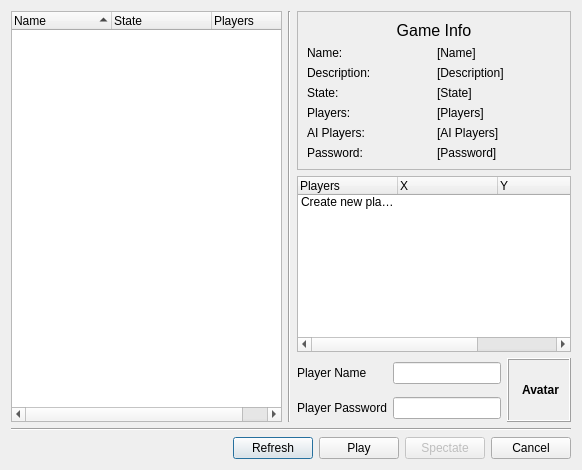
<?xml version="1.0" encoding="UTF-8"?>
<ui version="4.0">
 <class>JoinGameDialog</class>
 <widget class="QDialog" name="JoinGameDialog">
  <property name="geometry">
   <rect>
    <x>0</x>
    <y>0</y>
    <width>582</width>
    <height>470</height>
   </rect>
  </property>
  <property name="sizePolicy">
   <sizepolicy hsizetype="Fixed" vsizetype="Fixed">
    <horstretch>0</horstretch>
    <verstretch>0</verstretch>
   </sizepolicy>
  </property>
  <property name="windowTitle">
   <string>Join Game</string>
  </property>
  <layout class="QVBoxLayout" name="verticalLayout_2">
   <item>
    <layout class="QHBoxLayout" name="horizontalLayout_2">
     <item>
      <widget class="QTreeWidget" name="gameListView">
       <property name="focusPolicy">
        <enum>Qt::NoFocus</enum>
       </property>
       <property name="autoScroll">
        <bool>true</bool>
       </property>
       <property name="alternatingRowColors">
        <bool>true</bool>
       </property>
       <property name="indentation">
        <number>15</number>
       </property>
       <property name="rootIsDecorated">
        <bool>false</bool>
       </property>
       <property name="itemsExpandable">
        <bool>false</bool>
       </property>
       <property name="sortingEnabled">
        <bool>true</bool>
       </property>
       <property name="animated">
        <bool>true</bool>
       </property>
       <property name="allColumnsShowFocus">
        <bool>false</bool>
       </property>
       <column>
        <property name="text">
         <string>Name</string>
        </property>
       </column>
       <column>
        <property name="text">
         <string>State</string>
        </property>
       </column>
       <column>
        <property name="text">
         <string>Players</string>
        </property>
       </column>
       <column>
        <property name="text">
         <string/>
        </property>
       </column>
      </widget>
     </item>
     <item>
      <widget class="Line" name="line_2">
       <property name="orientation">
        <enum>Qt::Vertical</enum>
       </property>
      </widget>
     </item>
     <item>
      <layout class="QVBoxLayout" name="verticalLayout">
       <item>
        <widget class="QFrame" name="frame">
         <property name="frameShape">
          <enum>QFrame::StyledPanel</enum>
         </property>
         <property name="frameShadow">
          <enum>QFrame::Raised</enum>
         </property>
         <layout class="QGridLayout" name="gridLayout_2">
          <item row="0" column="0" colspan="2">
           <widget class="QLabel" name="label_12">
            <property name="font">
             <font>
              <pointsize>12</pointsize>
             </font>
            </property>
            <property name="text">
             <string>Game Info</string>
            </property>
            <property name="alignment">
             <set>Qt::AlignCenter</set>
            </property>
           </widget>
          </item>
          <item row="1" column="0">
           <widget class="QLabel" name="label_13">
            <property name="text">
             <string>Name:</string>
            </property>
           </widget>
          </item>
          <item row="1" column="1">
           <widget class="QLabel" name="labelName">
            <property name="text">
             <string>[Name]</string>
            </property>
           </widget>
          </item>
          <item row="2" column="0">
           <widget class="QLabel" name="label_14">
            <property name="text">
             <string>Description:</string>
            </property>
           </widget>
          </item>
          <item row="2" column="1">
           <widget class="QLabel" name="labelDescription">
            <property name="text">
             <string>[Description]</string>
            </property>
           </widget>
          </item>
          <item row="3" column="0">
           <widget class="QLabel" name="label_15">
            <property name="text">
             <string>State:</string>
            </property>
           </widget>
          </item>
          <item row="3" column="1">
           <widget class="QLabel" name="labelState">
            <property name="text">
             <string>[State]</string>
            </property>
           </widget>
          </item>
          <item row="4" column="0">
           <widget class="QLabel" name="label_16">
            <property name="text">
             <string>Players:</string>
            </property>
           </widget>
          </item>
          <item row="4" column="1">
           <widget class="QLabel" name="labelPlayers">
            <property name="text">
             <string>[Players]</string>
            </property>
           </widget>
          </item>
          <item row="5" column="0">
           <widget class="QLabel" name="label_18">
            <property name="text">
             <string>AI Players:</string>
            </property>
           </widget>
          </item>
          <item row="5" column="1">
           <widget class="QLabel" name="labelAIPlayers">
            <property name="text">
             <string>[AI Players]</string>
            </property>
           </widget>
          </item>
          <item row="6" column="0">
           <widget class="QLabel" name="label_17">
            <property name="text">
             <string>Password:</string>
            </property>
           </widget>
          </item>
          <item row="6" column="1">
           <widget class="QLabel" name="labelPassword">
            <property name="text">
             <string>[Password]</string>
            </property>
           </widget>
          </item>
         </layout>
        </widget>
       </item>
       <item>
        <widget class="QTreeWidget" name="playerListView">
         <property name="sizePolicy">
          <sizepolicy hsizetype="Preferred" vsizetype="Expanding">
           <horstretch>0</horstretch>
           <verstretch>0</verstretch>
          </sizepolicy>
         </property>
         <property name="focusPolicy">
          <enum>Qt::NoFocus</enum>
         </property>
         <property name="editTriggers">
          <set>QAbstractItemView::EditKeyPressed</set>
         </property>
         <property name="alternatingRowColors">
          <bool>true</bool>
         </property>
         <property name="selectionMode">
          <enum>QAbstractItemView::SingleSelection</enum>
         </property>
         <property name="indentation">
          <number>15</number>
         </property>
         <property name="rootIsDecorated">
          <bool>false</bool>
         </property>
         <property name="uniformRowHeights">
          <bool>true</bool>
         </property>
         <property name="itemsExpandable">
          <bool>false</bool>
         </property>
         <property name="sortingEnabled">
          <bool>false</bool>
         </property>
         <property name="animated">
          <bool>false</bool>
         </property>
         <property name="allColumnsShowFocus">
          <bool>false</bool>
         </property>
         <property name="headerHidden">
          <bool>false</bool>
         </property>
         <property name="expandsOnDoubleClick">
          <bool>true</bool>
         </property>
         <column>
          <property name="text">
           <string>Players</string>
          </property>
         </column>
         <column>
          <property name="text">
           <string>X</string>
          </property>
         </column>
         <column>
          <property name="text">
           <string>Y</string>
          </property>
         </column>
         <column>
          <property name="text">
           <string>Z</string>
          </property>
         </column>
         <item>
          <property name="text">
           <string>Create new player</string>
          </property>
          <property name="text">
           <string/>
          </property>
         </item>
        </widget>
       </item>
       <item>
        <layout class="QGridLayout" name="gridLayout">
         <item row="0" column="0">
          <widget class="QLabel" name="label_7">
           <property name="sizePolicy">
            <sizepolicy hsizetype="Preferred" vsizetype="Preferred">
             <horstretch>0</horstretch>
             <verstretch>0</verstretch>
            </sizepolicy>
           </property>
           <property name="text">
            <string>Player Name</string>
           </property>
           <property name="buddy">
            <cstring>lineEditPlayerName</cstring>
           </property>
          </widget>
         </item>
         <item row="0" column="1">
          <widget class="QLineEdit" name="lineEditPlayerName">
           <property name="sizePolicy">
            <sizepolicy hsizetype="Preferred" vsizetype="Fixed">
             <horstretch>0</horstretch>
             <verstretch>0</verstretch>
            </sizepolicy>
           </property>
          </widget>
         </item>
         <item row="0" column="2" rowspan="2">
          <widget class="client::SelectAvatarWidget" name="selectAvatarWidget">
           <property name="minimumSize">
            <size>
             <width>64</width>
             <height>64</height>
            </size>
           </property>
           <property name="maximumSize">
            <size>
             <width>64</width>
             <height>64</height>
            </size>
           </property>
           <property name="frameShape">
            <enum>QFrame::Box</enum>
           </property>
           <property name="frameShadow">
            <enum>QFrame::Raised</enum>
           </property>
           <property name="text">
            <string>&lt;!DOCTYPE HTML PUBLIC &quot;-//W3C//DTD HTML 4.0//EN&quot; &quot;http://www.w3.org/TR/REC-html40/strict.dtd&quot;&gt;
&lt;html&gt;&lt;head&gt;&lt;meta name=&quot;qrichtext&quot; content=&quot;1&quot; /&gt;&lt;style type=&quot;text/css&quot;&gt;
p, li { white-space: pre-wrap; }
&lt;/style&gt;&lt;/head&gt;&lt;body style=&quot; font-family:'DejaVu Sans'; font-size:9pt; font-weight:400; font-style:normal;&quot;&gt;
&lt;p align=&quot;center&quot; style=&quot; margin-top:0px; margin-bottom:0px; margin-left:0px; margin-right:0px; -qt-block-indent:0; text-indent:0px;&quot;&gt;&lt;span style=&quot; font-weight:600;&quot;&gt;Avatar&lt;/span&gt;&lt;/p&gt;&lt;/body&gt;&lt;/html&gt;</string>
           </property>
          </widget>
         </item>
         <item row="1" column="0">
          <widget class="QLabel" name="label_9">
           <property name="toolTip">
            <string>You can set your password here. This password will be required to reconnect to your player in case of disconnection.</string>
           </property>
           <property name="text">
            <string>Player Password</string>
           </property>
           <property name="buddy">
            <cstring>lineEditPlayerPassword</cstring>
           </property>
          </widget>
         </item>
         <item row="1" column="1">
          <widget class="QLineEdit" name="lineEditPlayerPassword">
           <property name="sizePolicy">
            <sizepolicy hsizetype="Preferred" vsizetype="Fixed">
             <horstretch>0</horstretch>
             <verstretch>0</verstretch>
            </sizepolicy>
           </property>
          </widget>
         </item>
        </layout>
       </item>
      </layout>
     </item>
    </layout>
   </item>
   <item>
    <widget class="Line" name="line">
     <property name="orientation">
      <enum>Qt::Horizontal</enum>
     </property>
    </widget>
   </item>
   <item>
    <layout class="QHBoxLayout" name="horizontalLayout">
     <item>
      <spacer name="horizontalSpacer">
       <property name="orientation">
        <enum>Qt::Horizontal</enum>
       </property>
       <property name="sizeHint" stdset="0">
        <size>
         <width>40</width>
         <height>20</height>
        </size>
       </property>
      </spacer>
     </item>
     <item>
      <widget class="QPushButton" name="pushButtonRefresh">
       <property name="text">
        <string>Refresh</string>
       </property>
      </widget>
     </item>
     <item>
      <widget class="QPushButton" name="pushButtonPlay">
       <property name="text">
        <string>Play</string>
       </property>
      </widget>
     </item>
     <item>
      <widget class="QPushButton" name="pushButtonSpectate">
       <property name="enabled">
        <bool>false</bool>
       </property>
       <property name="text">
        <string>Spectate</string>
       </property>
      </widget>
     </item>
     <item>
      <widget class="QPushButton" name="pushButtonCancel">
       <property name="text">
        <string>Cancel</string>
       </property>
      </widget>
     </item>
    </layout>
   </item>
  </layout>
 </widget>
 <customwidgets>
  <customwidget>
   <class>client::SelectAvatarWidget</class>
   <extends>QLabel</extends>
   <header>selectavatarwidget.h</header>
  </customwidget>
 </customwidgets>
 <resources/>
 <connections>
  <connection>
   <sender>pushButtonCancel</sender>
   <signal>clicked()</signal>
   <receiver>JoinGameDialog</receiver>
   <slot>close()</slot>
   <hints>
    <hint type="sourcelabel">
     <x>666</x>
     <y>271</y>
    </hint>
    <hint type="destinationlabel">
     <x>356</x>
     <y>145</y>
    </hint>
   </hints>
  </connection>
 </connections>
</ui>
